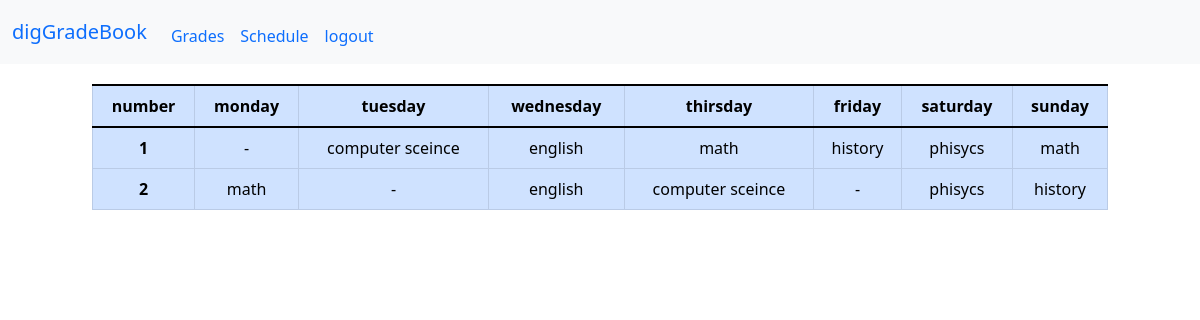
The page /schedule (signed in) on the database its author committed.
### tables this page shows
CREATE TABLE schedule
(
    monday TEXT,
    tuesday TEXT,
    wednesday TEXT,
    thirsday TEXT,
    friday TEXT,
    saturday TEXT,
    sunday TEXT
);

### app.py (the view)
@app.route("/schedule")
@login_required
def schedule():
    db = sqlite3.connect(db_path, check_same_thread=False)
    schedule = db.execute("SELECT * FROM schedule").fetchall()
    db.close()
    return render_template("schedule.html", schedule=schedule)

### app.py (called while the page is built)
@app.after_request
def after_request(response):
    response.headers["Cache-Control"] = "no-cache, no-store, must-revalidate"
    response.headers["Expires"] = 0
    response.headers["Pragma"] = "no-cache"
    return response

### functions.py (called while the page is built)
def login_required(f):
    @wraps(f)
    def decorated_function(*args, **kwargs):
        if session.get("user_id") is None:
            return redirect("/login")
        return f(*args, **kwargs)
    return decorated_function

### templates/schedule.html (shortened to what this page needs)
{% extends "layout.html" %}
{% block main %}
<div style="margin-left: 80px; margin-right:80px; margin-top: 20px">
    <table class="table table-bordered table-primary">
          <tr>
            <th>number</th>
            <th scope="col">monday</th>
            <th scope="col">tuesday</th>
            <th scope="col">wednesday</th>
            <th scope="col">thirsday</th>
            <th scope="col">friday</th>
            <th scope="col">saturday</th>
            <th scope="col">sunday</th>
          </tr>
        <tbody>
            {% for row in schedule %}
                <tr>
                    <th scope="row">{{loop.index0 + 1}}</th>
                    <td>{{row.0}}</td>
                    <td>{{row.1}}</td>
                    <td>{{row.2}}</td>
                    <td>{{row.3}}</td>
                    <td>{{row.4}}</td>
                    <td>{{row.5}}</td>
                    <td>{{row.6}}</td>
                </tr>
            {% endfor %}
        </tbody>
    </table>
</div>
{% endblock %}

### templates/layout.html (shortened to what this page needs)
<!DOCTYPE html>
<html lang = "en">
<head>
    <link href="https://cdn.jsdelivr.net/npm/bootstrap@5.1.3/dist/css/bootstrap.min.css" rel="stylesheet">
</head>
<body>
    <nav class="navbar navbar-expand-lg bg-light">
        <div class="container-fluid">
            <a class="navbar-brand" href="/">digGradeBook</a>
            <div class="collapse navbar-collapse">
                {% if session["user_id"] %}
                    {% if session["user_type"] == "teacher" %}
                    <ul class="navbar-nav me-auto mt-2">
                        <li class="nav-item"><a class="nav-link" href="/students">Students</a></li>
                        <li class="nav-item"><a class="nav-link" href="/schedule">Schedule</a></li>
                        <li class="nav-item"><a class="nav-link" href="/logout">logout</a></li>
                    </ul>
                    {% else %}
                    <ul class="navbar-nav me-auto mt-2">
                        <li class="nav-item"><a class="nav-link" href="/grades">Grades</a></li>
                        <li class="nav-item"><a class="nav-link" href="/schedule">Schedule</a></li>
                        <li class="nav-item"><a class="nav-link" href="/logout">logout</a></li>
                    </ul>
                    {% endif%}
                {% else %}
                <ul class="navbar-nav me-auto mt-2">
                    <li class="nav-item"><a class="nav-link" href="/register">Register</a></li>
                </ul>
                {% endif %}
            </div>
        </div>
    </nav>
    <main class="container-fluid text-center">
        {% block main %}{% endblock %}
    </main>
</body>
</html>

### rows shown on the page
schedule: monday "-", tuesday "computer sceince", wednesday "english", thirsday "math", friday "history", saturday "phisycs", sunday "math"
schedule: monday "math", tuesday "-", wednesday "english", thirsday "computer sceince", friday "-", saturday "phisycs", sunday "history"
